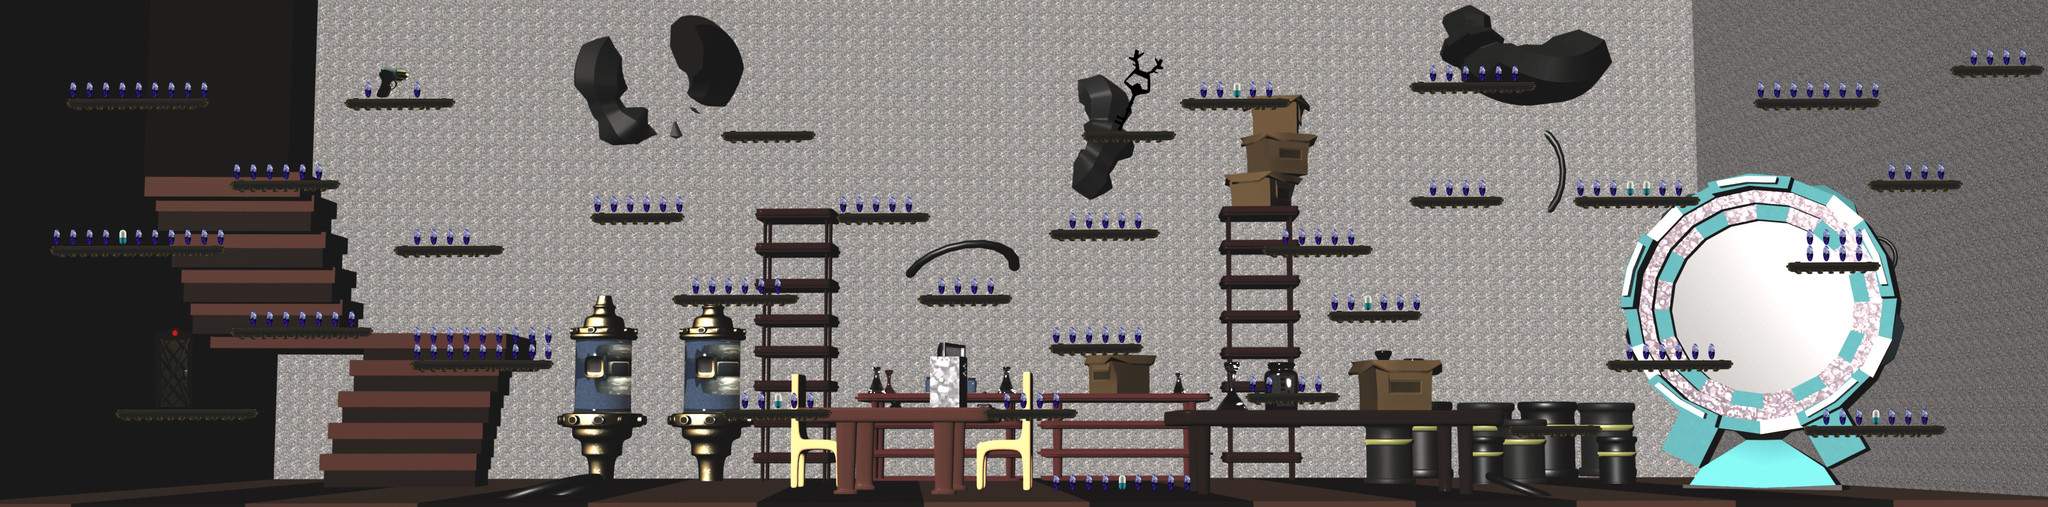

Tiled map render using the project's own tile images. Description and the map definition, with tile-layer contents summarised, below:
An orthogonal 125x31 tile map with 32x32 px tiles, 6 tile layers (Fondo, BloquesParedes, ParedesPlataformas, PuertaCerrada1, ...), 1 hidden layer not drawn, 11 tilesets.

<map version="1.0" orientation="orthogonal" renderorder="right-down" width="125" height="31" tilewidth="32" tileheight="32" nextobjectid="1">
 <tileset firstgid="1" name="Fondo" tilewidth="32" tileheight="32" tilecount="3875" columns="125">
  <image source="FondoFinal.jpg" trans="ff00ff" width="4000" height="1000" />
 </tileset>
 <tileset firstgid="3876" name="plataforma" tilewidth="32" tileheight="32" tilecount="54" columns="6">
  <image source="Plataforma00012.png" trans="ff00ff" width="192" height="288" />
 </tileset>
 <tileset firstgid="3930" name="Pildoras" tilewidth="32" tileheight="32" tilecount="1" columns="1">
  <image source="pil.png" trans="ff00ff" width="32" height="32" />
  <tile id="0">
   <properties>
    <property name="tipo" value="pildora" />
   </properties>
  </tile>
 </tileset>
 <tileset firstgid="3931" name="cois" tilewidth="32" tileheight="32" tilecount="8" columns="8">
  <image source="coins.png" trans="ff00ff" width="256" height="32" />
  <tile id="3">
   <properties>
    <property name="tipo" value="coin" />
   </properties>
   <animation>
    <frame tileid="0" duration="100" />
    <frame tileid="1" duration="150" />
    <frame tileid="2" duration="150" />
    <frame tileid="3" duration="150" />
    <frame tileid="4" duration="150" />
    <frame tileid="5" duration="150" />
    <frame tileid="6" duration="150" />
    <frame tileid="7" duration="150" />
   </animation>
  </tile>
 </tileset>
 <tileset firstgid="3939" name="LlaveA" tilewidth="32" tileheight="32" tilecount="15" columns="3">
  <image source="llave.png" trans="ff00ff" width="96" height="160" />
  <tile id="0">
   <properties>
    <property name="tipo" value="llave1" />
   </properties>
  </tile>
  <tile id="1">
   <properties>
    <property name="tipo" value="llave1" />
   </properties>
  </tile>
  <tile id="2">
   <properties>
    <property name="tipo" value="llave1" />
   </properties>
  </tile>
  <tile id="3">
   <properties>
    <property name="tipo" value="llave1" />
   </properties>
  </tile>
  <tile id="4">
   <properties>
    <property name="tipo" value="llave1" />
   </properties>
  </tile>
  <tile id="5">
   <properties>
    <property name="tipo" value="llave1" />
   </properties>
  </tile>
  <tile id="6">
   <properties>
    <property name="tipo" value="llave1" />
   </properties>
  </tile>
  <tile id="7">
   <properties>
    <property name="tipo" value="llave1" />
   </properties>
  </tile>
  <tile id="8">
   <properties>
    <property name="tipo" value="llave1" />
   </properties>
  </tile>
  <tile id="9">
   <properties>
    <property name="tipo" value="llave1" />
   </properties>
  </tile>
  <tile id="10">
   <properties>
    <property name="tipo" value="llave1" />
   </properties>
  </tile>
  <tile id="11">
   <properties>
    <property name="tipo" value="llave1" />
   </properties>
  </tile>
  <tile id="12">
   <properties>
    <property name="tipo" value="llave1" />
   </properties>
  </tile>
  <tile id="13">
   <properties>
    <property name="tipo" value="llave1" />
   </properties>
  </tile>
  <tile id="14">
   <properties>
    <property name="tipo" value="llave1" />
   </properties>
  </tile>
 </tileset>
 <tileset firstgid="3954" name="LlaveB" tilewidth="32" tileheight="32" tilecount="15" columns="3">
  <image source="llave0001.png" trans="ff00ff" width="96" height="160" />
  <tile id="0">
   <properties>
    <property name="tipo" value="llave2" />
   </properties>
  </tile>
  <tile id="1">
   <properties>
    <property name="tipo" value="llave2" />
   </properties>
  </tile>
  <tile id="2">
   <properties>
    <property name="tipo" value="llave2" />
   </properties>
  </tile>
  <tile id="3">
   <properties>
    <property name="tipo" value="llave2" />
   </properties>
  </tile>
  <tile id="4">
   <properties>
    <property name="tipo" value="llave2" />
   </properties>
  </tile>
  <tile id="5">
   <properties>
    <property name="tipo" value="llave2" />
   </properties>
  </tile>
  <tile id="6">
   <properties>
    <property name="tipo" value="llave2" />
   </properties>
  </tile>
  <tile id="7">
   <properties>
    <property name="tipo" value="llave2" />
   </properties>
  </tile>
  <tile id="8">
   <properties>
    <property name="tipo" value="llave2" />
   </properties>
  </tile>
  <tile id="9">
   <properties>
    <property name="tipo" value="llave2" />
   </properties>
  </tile>
  <tile id="10">
   <properties>
    <property name="tipo" value="llave2" />
   </properties>
  </tile>
  <tile id="11">
   <properties>
    <property name="tipo" value="llave2" />
   </properties>
  </tile>
  <tile id="12">
   <properties>
    <property name="tipo" value="llave2" />
   </properties>
  </tile>
  <tile id="13">
   <properties>
    <property name="tipo" value="llave2" />
   </properties>
  </tile>
  <tile id="14">
   <properties>
    <property name="tipo" value="llave2" />
   </properties>
  </tile>
 </tileset>
 <tileset firstgid="3969" name="Pistola" tilewidth="32" tileheight="32" tilecount="4" columns="2">
  <image source="pistola.png" trans="ff00ff" width="64" height="64" />
  <tile id="0">
   <properties>
    <property name="tipo" value="pistolita" />
   </properties>
  </tile>
  <tile id="1">
   <properties>
    <property name="tipo" value="pistolita" />
   </properties>
  </tile>
  <tile id="2">
   <properties>
    <property name="tipo" value="pistolita" />
   </properties>
  </tile>
  <tile id="3">
   <properties>
    <property name="tipo" value="pistolita" />
   </properties>
  </tile>
 </tileset>
 <tileset firstgid="3973" name="PuertaCA" tilewidth="32" tileheight="32" tilecount="30" columns="6">
  <image source="puertaSol.png" trans="ff00ff" width="192" height="160" />
  <tile id="0">
   <animation>
    <frame tileid="0" duration="100" />
    <frame tileid="3" duration="100" />
   </animation>
  </tile>
  <tile id="1">
   <animation>
    <frame tileid="1" duration="100" />
    <frame tileid="4" duration="100" />
   </animation>
  </tile>
  <tile id="2">
   <animation>
    <frame tileid="2" duration="100" />
    <frame tileid="5" duration="100" />
   </animation>
  </tile>
  <tile id="6">
   <animation>
    <frame tileid="6" duration="100" />
    <frame tileid="9" duration="100" />
   </animation>
  </tile>
  <tile id="7">
   <animation>
    <frame tileid="7" duration="100" />
    <frame tileid="10" duration="100" />
   </animation>
  </tile>
  <tile id="8">
   <animation>
    <frame tileid="8" duration="100" />
    <frame tileid="11" duration="100" />
   </animation>
  </tile>
  <tile id="12">
   <animation>
    <frame tileid="12" duration="100" />
    <frame tileid="15" duration="100" />
   </animation>
  </tile>
  <tile id="13">
   <animation>
    <frame tileid="13" duration="100" />
    <frame tileid="16" duration="100" />
   </animation>
  </tile>
  <tile id="14">
   <animation>
    <frame tileid="14" duration="100" />
    <frame tileid="17" duration="100" />
   </animation>
  </tile>
  <tile id="18">
   <animation>
    <frame tileid="18" duration="100" />
    <frame tileid="21" duration="100" />
   </animation>
  </tile>
  <tile id="19">
   <animation>
    <frame tileid="19" duration="100" />
    <frame tileid="22" duration="100" />
   </animation>
  </tile>
  <tile id="20">
   <animation>
    <frame tileid="20" duration="100" />
    <frame tileid="23" duration="100" />
   </animation>
  </tile>
  <tile id="24">
   <animation>
    <frame tileid="24" duration="100" />
    <frame tileid="27" duration="100" />
   </animation>
  </tile>
  <tile id="25">
   <animation>
    <frame tileid="25" duration="100" />
    <frame tileid="28" duration="100" />
   </animation>
  </tile>
  <tile id="26">
   <animation>
    <frame tileid="26" duration="100" />
    <frame tileid="29" duration="100" />
   </animation>
  </tile>
 </tileset>
 <tileset firstgid="4003" name="PuertaCB" tilewidth="32" tileheight="32" tilecount="30" columns="6">
  <image source="puertaArbol.png" trans="ff00ff" width="192" height="160" />
  <tile id="0">
   <animation>
    <frame tileid="0" duration="100" />
    <frame tileid="3" duration="100" />
   </animation>
  </tile>
  <tile id="1">
   <animation>
    <frame tileid="1" duration="100" />
    <frame tileid="4" duration="100" />
   </animation>
  </tile>
  <tile id="2">
   <animation>
    <frame tileid="2" duration="100" />
    <frame tileid="5" duration="100" />
   </animation>
  </tile>
  <tile id="6">
   <animation>
    <frame tileid="6" duration="100" />
    <frame tileid="9" duration="100" />
   </animation>
  </tile>
  <tile id="7">
   <animation>
    <frame tileid="7" duration="100" />
    <frame tileid="10" duration="100" />
   </animation>
  </tile>
  <tile id="8">
   <animation>
    <frame tileid="8" duration="100" />
    <frame tileid="11" duration="100" />
   </animation>
  </tile>
  <tile id="12">
   <animation>
    <frame tileid="12" duration="100" />
    <frame tileid="15" duration="100" />
   </animation>
  </tile>
  <tile id="13">
   <animation>
    <frame tileid="13" duration="100" />
    <frame tileid="16" duration="100" />
   </animation>
  </tile>
  <tile id="14">
   <animation>
    <frame tileid="14" duration="100" />
    <frame tileid="17" duration="100" />
   </animation>
  </tile>
  <tile id="18">
   <animation>
    <frame tileid="18" duration="100" />
    <frame tileid="21" duration="100" />
   </animation>
  </tile>
  <tile id="19">
   <animation>
    <frame tileid="19" duration="100" />
    <frame tileid="22" duration="100" />
   </animation>
  </tile>
  <tile id="20">
   <animation>
    <frame tileid="20" duration="100" />
    <frame tileid="23" duration="100" />
   </animation>
  </tile>
  <tile id="24">
   <animation>
    <frame tileid="24" duration="100" />
    <frame tileid="27" duration="100" />
   </animation>
  </tile>
  <tile id="25">
   <animation>
    <frame tileid="25" duration="100" />
    <frame tileid="28" duration="100" />
   </animation>
  </tile>
  <tile id="26">
   <animation>
    <frame tileid="26" duration="100" />
    <frame tileid="29" duration="100" />
   </animation>
  </tile>
 </tileset>
 <tileset firstgid="4033" name="PuertaAA" tilewidth="32" tileheight="32" tilecount="105" columns="21">
  <image source="puertaAbiertaS.png" trans="ff00ff" width="672" height="160" />
  <tile id="8">
   <properties>
    <property name="tipo" value="puertaA" />
   </properties>
  </tile>
  <tile id="9">
   <properties>
    <property name="tipo" value="puertaA" />
   </properties>
  </tile>
  <tile id="10">
   <properties>
    <property name="tipo" value="puertaA" />
   </properties>
  </tile>
  <tile id="29">
   <properties>
    <property name="tipo" value="puertaA" />
   </properties>
  </tile>
  <tile id="30">
   <properties>
    <property name="tipo" value="puertaA" />
   </properties>
  </tile>
  <tile id="31">
   <properties>
    <property name="tipo" value="puertaA" />
   </properties>
  </tile>
  <tile id="50">
   <properties>
    <property name="tipo" value="puertaA" />
   </properties>
  </tile>
  <tile id="51">
   <properties>
    <property name="tipo" value="puertaA" />
   </properties>
  </tile>
  <tile id="52">
   <properties>
    <property name="tipo" value="puertaA" />
   </properties>
  </tile>
  <tile id="71">
   <properties>
    <property name="tipo" value="puertaA" />
   </properties>
  </tile>
  <tile id="72">
   <properties>
    <property name="tipo" value="puertaA" />
   </properties>
  </tile>
  <tile id="73">
   <properties>
    <property name="tipo" value="puertaA" />
   </properties>
  </tile>
  <tile id="92">
   <properties>
    <property name="tipo" value="puertaA" />
   </properties>
  </tile>
  <tile id="93">
   <properties>
    <property name="tipo" value="puertaA" />
   </properties>
  </tile>
  <tile id="94">
   <properties>
    <property name="tipo" value="puertaA" />
   </properties>
  </tile>
 </tileset>
 <tileset firstgid="4138" name="PuertaAB" tilewidth="32" tileheight="32" tilecount="105" columns="21">
  <image source="puertaAbiertaA.png" trans="ff00ff" width="672" height="160" />
  <tile id="8">
   <properties>
    <property name="tipo" value="puertaA2" />
   </properties>
  </tile>
  <tile id="9">
   <properties>
    <property name="tipo" value="puertaA2" />
   </properties>
  </tile>
  <tile id="10">
   <properties>
    <property name="tipo" value="puertaA2" />
   </properties>
  </tile>
  <tile id="29">
   <properties>
    <property name="tipo" value="puertaA2" />
   </properties>
  </tile>
  <tile id="30">
   <properties>
    <property name="tipo" value="puertaA2" />
   </properties>
  </tile>
  <tile id="31">
   <properties>
    <property name="tipo" value="puertaA2" />
   </properties>
  </tile>
  <tile id="50">
   <properties>
    <property name="tipo" value="puertaA2" />
   </properties>
  </tile>
  <tile id="51">
   <properties>
    <property name="tipo" value="puertaA2" />
   </properties>
  </tile>
  <tile id="52">
   <properties>
    <property name="tipo" value="puertaA2" />
   </properties>
  </tile>
  <tile id="71">
   <properties>
    <property name="tipo" value="puertaA2" />
   </properties>
  </tile>
  <tile id="72">
   <properties>
    <property name="tipo" value="puertaA2" />
   </properties>
  </tile>
  <tile id="73">
   <properties>
    <property name="tipo" value="puertaA2" />
   </properties>
  </tile>
  <tile id="92">
   <properties>
    <property name="tipo" value="puertaA2" />
   </properties>
  </tile>
  <tile id="93">
   <properties>
    <property name="tipo" value="puertaA2" />
   </properties>
  </tile>
  <tile id="94">
   <properties>
    <property name="tipo" value="puertaA2" />
   </properties>
  </tile>
 </tileset>
 <layer name="Fondo" width="125" height="31">
  <data>[3875 cells, 3875 non-empty, 3875 distinct tile ids]</data>
 </layer>
 <layer name="BloquesParedes" width="125" height="31">
  <data>[3875 cells, 581 non-empty, 210 distinct tile ids]</data>
 </layer>
 <layer name="ParedesPlataformas" width="125" height="31">
  <data>[3875 cells, 32 non-empty, 1 distinct tile ids]</data>
 </layer>
 <layer name="PuertaCerrada1" width="125" height="31">
  <data>[3875 cells, 15 non-empty, 15 distinct tile ids]</data>
 </layer>
 <layer name="PuertaAbierta1" width="125" height="31" visible="0">
  <data>[3875 cells, 15 non-empty, 12 distinct tile ids]</data>
 </layer>
 <layer name="puertaCerrada2" width="125" height="31">
  <data>[3875 cells, 0 non-empty, 0 distinct tile ids]</data>
 </layer>
 <layer name="puertaAbierta2" width="125" height="31">
  <data>[3875 cells, 0 non-empty, 0 distinct tile ids]</data>
 </layer>
</map>
